Frame 1 (no input): blank canvas, image omitted
Frame 60 (no input): blank canvas, image omitted
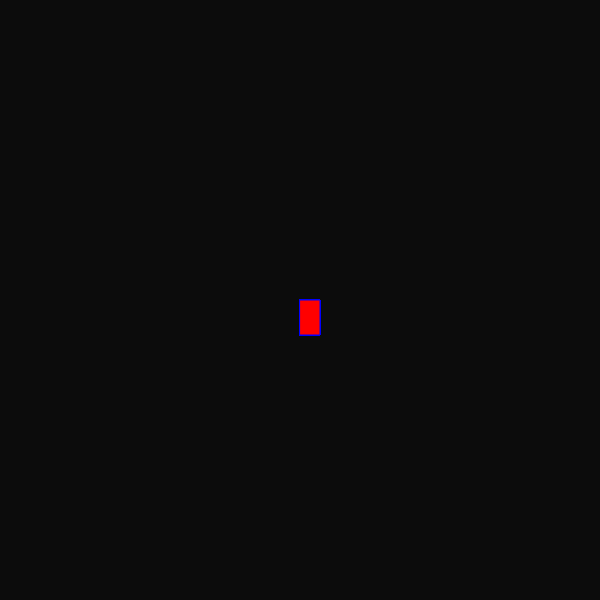
Frame 120 (the mouse pressed at the canvas centre since frame 60)

The p5.js sketch whose frames 1 and 60 were blank and that drew this single picture after the mouse press (run headless with seeded random() and noise() and a simulated clock; from frame 60 on, the mouse is pressed at the canvas centre):

// p5.js sketch
// ── sketch.js
function setup() {
    createCanvas(600, 600);
    background("rgb(12,12,12)");
  }
  
  function draw() {
    stroke("blue");
    fill("red");
  
    // console.log(mouseIsPressed)
  
    if (mouseIsPressed) {
      rect(mouseX, mouseY, 20, 35);
    }
  }
